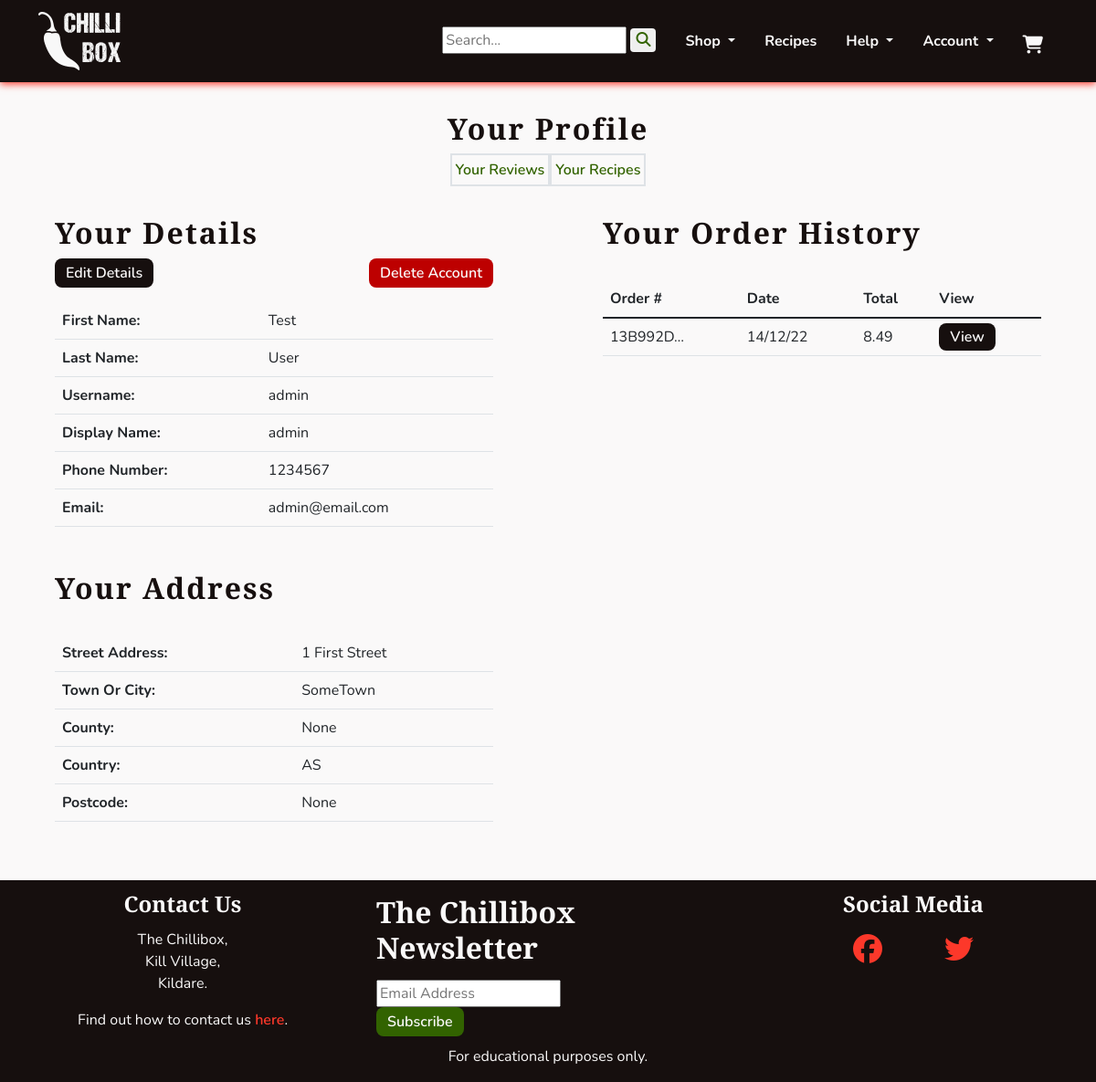
The app's page /profiles/profile/ (signed in), older data.
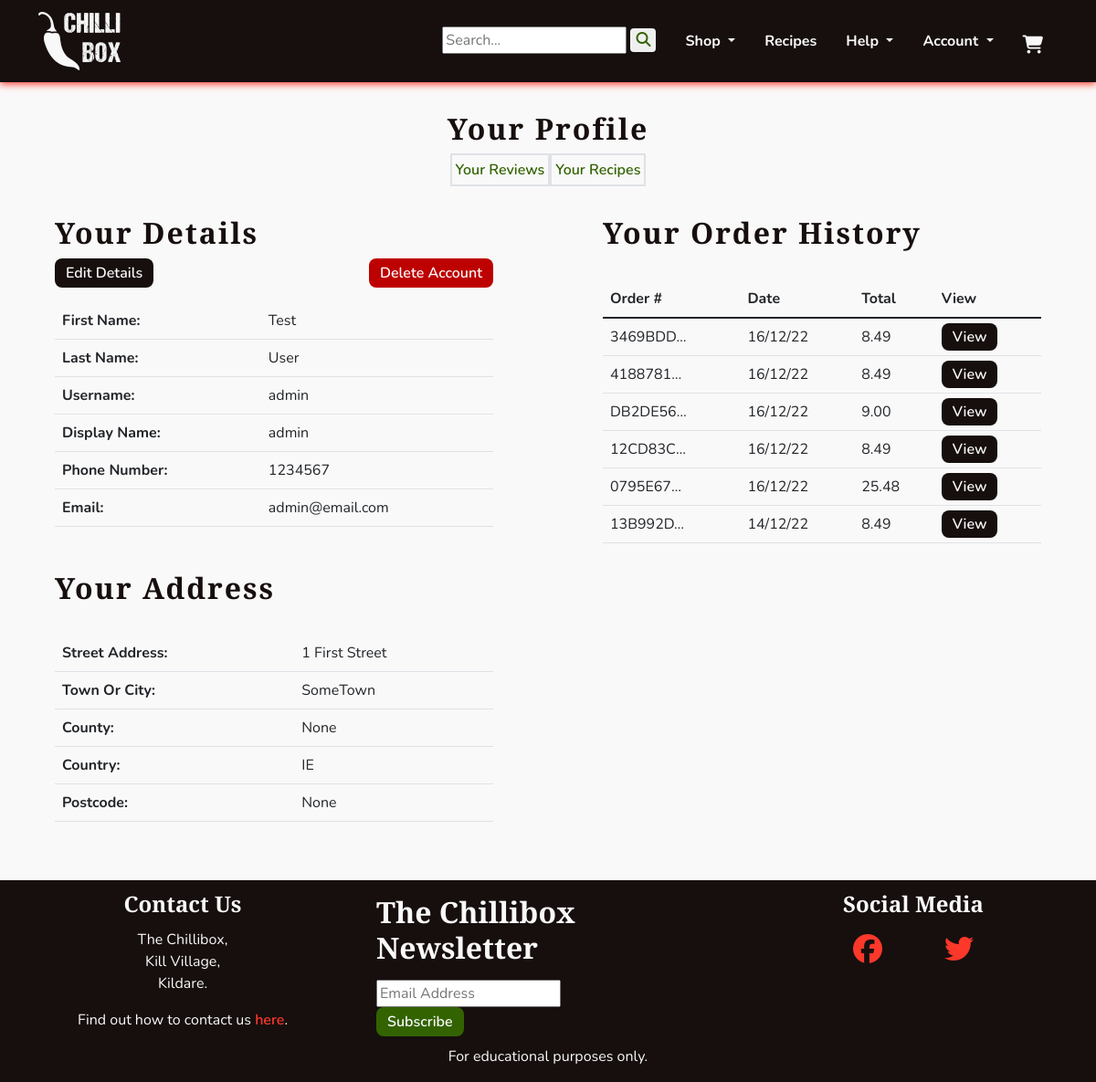
The same page, newer data.
### profiles/models.py (models this page shows, shortened)
class UserProfile(models.Model):
    user = models.OneToOneField(User, on_delete=models.CASCADE)
    first_name = models.CharField(max_length=40, null=True, blank=True)
    last_name = models.CharField(max_length=80, null=True, blank=True)
    display_name = models.CharField(max_length=40, null=True, blank=True)
    phone_number = models.CharField(max_length=20, null=True, blank=True)
    street_address1 = models.CharField(max_length=80, null=True, blank=True)
    street_address2 = models.CharField(max_length=80, null=True, blank=True)
    town_or_city = models.CharField(max_length=40, null=True, blank=True)
    county = models.CharField(max_length=80, null=True, blank=True)
    country = CountryField(blank_label='Country', null=True, blank=True)
    postcode = models.CharField(max_length=20, null=True, blank=True)
    class Meta:
        verbose_name_plural = "User Profiles"
    def __str__(self):
        return self.display_name

### checkout/models.py (models this page shows, shortened)
class Order(models.Model):
    order_number = models.CharField(max_length=32, editable=False)
    user_profile = models.ForeignKey(UserProfile, on_delete=models.SET_NULL,
                                     null=True, blank=True,
                                     related_name='orders')
    first_name = models.CharField(max_length=50)
    last_name = models.CharField(max_length=50)
    email = models.EmailField(max_length=254)
    phone_number = models.CharField(max_length=20)
    country = CountryField(blank_label='Country *')
    postcode = models.CharField(max_length=20, null=True, blank=True)
    town_or_city = models.CharField(max_length=40)
    street_address1 = models.CharField(max_length=80)
    street_address2 = models.CharField(max_length=80, null=True, blank=True)
    county = models.CharField(max_length=80, null=True, blank=True)
    date = models.DateTimeField(auto_now_add=True)
    delivery_cost = models.DecimalField(max_digits=6,
                                        decimal_places=2, default=0)
    order_total = models.DecimalField(max_digits=10,
                                      decimal_places=2, default=0)
    grand_total = models.DecimalField(max_digits=10,
                                      decimal_places=2, default=0)

### profiles/views.py (the view)
# urls.py: path('profile/', views.ProfileView.as_view(), name='profile'),
class ProfileView(LoginRequiredMixin, View):
    def get(self, request):
        profile = get_object_or_404(UserProfile, user=request.user)
        orders = profile.orders.all().order_by('-date')
        template_name = 'profiles/profile.html'
        context = {
            'profile': profile,
            'orders': orders,
            }
        return render(request, template_name, context)

### profiles/templates/profiles/profile.html (shortened to what the changed rows need)
{% extends 'base.html' %}
{% block content %}
<section class="row">
    <div class="text-center">
        <h1 class="headings mb-2">Your Profile</h1>
    </div>
    <div class="col-12 col-md-6">
        <div class="col-sm-10 mx-auto">
            <h1 class="headings mb-2">Your Details</h1>
            <div class="table-responsive">
                <table class="table">
                    <tr>
                        <th>First Name: </th>
                        <td>{{ profile.first_name }} </td>
                    </tr>
                    <tr>
                        <th>Last Name: </th>
                        <td>{{ profile.last_name }} </td>
                    </tr>
                    <tr>
                        <th>Username: </th>
                        <td>{{ profile.user.username }} </td>
                    </tr>
                    <tr>
                        <th>Display Name: </th>
                        <td>{{ profile.display_name }} </td>
                    </tr>
                    <tr>
                        <th>Phone Number: </th>
                        <td>{{ profile.phone_number }} </td>
                    </tr>
                    <tr>
                        <th>Email: </th>
                        <td class="text-break">{{ profile.user.email }} </td>
                    </tr>
                </table>
            </div>
            <h2 class="headings">Your Address</h2>
            <div class="table-responsive">
                <table class="table">
                    <tr>
                        <th>Street Address: </th>
                        <td>{{ profile.street_address1 }} </td>
                    </tr>
                    <tr>
                        <th>Town Or City: </th>
                        <td>{{ profile.town_or_city }} </td>
                    </tr>
                    <tr>
                        <th>County: </th>
                        <td>{{ profile.county }} </td>
                    </tr>
                    <tr>
                        <th>Country: </th>
                        <td>{{ profile.country }} </td>
                    </tr>
                    <tr>
                        <th>Postcode: </th>
                        <td>{{ profile.postcode }} </td>
                    </tr>
                </table>
            </div>
        </div>
    </div>
    <div class="col-12 col-md-6">
        <div class="col-sm-10 mx-auto">
            <h2 class="headings">Your Order History</h2>
            <div class="table-responsive">
                <table class="table">
                    <thead>
                        <tr>
                            <th>Order #</th>
                            <th>Date</th>
                            <th>Total</th>
                            <th>View</th>
                        </tr>
                    </thead>
                    <tbody>
                        {% for order in orders %}
                        <tr>
                            <td>{{ order.order_number|truncatechars:8 }}</td>
                            <td>{{ order.date|date:'d/m/y' }}</td>
                            <td>{{ order.grand_total }}</td>
                            <td>
                                <a class="chilli-btn" href="{% url 'profiles:order_history' order.order_number %}">
                                    View
                                </a>
                            </td>
                        </tr>
                        {% endfor %}
                    </tbody>
                </table>
            </div>
        </div>
    </div>
</section>
{% endblock %}

Row changes from the older to the newer data that the page shows:
changed UserProfile "Test": country "AS" → "IE"
added Order: order_number "3469BDD…", date "16/12/22", grand_total "8.49"
added Order: order_number "4188781…", date "16/12/22", grand_total "8.49"
added Order: order_number "DB2DE56…", date "16/12/22", grand_total "9.00"
added Order: order_number "12CD83C…", date "16/12/22", grand_total "8.49"
added Order: order_number "0795E67…", date "16/12/22", grand_total "25.48"
